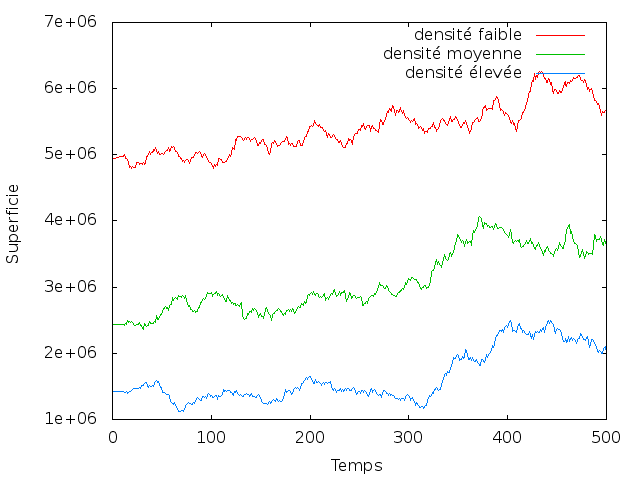

Write the gnuplot code that produced this figure.
set terminal png
set output 'area_ALL.png'

set xlabel 'Temps'
set ylabel 'Superficie'

plot "area_LOW.dat" with lines title "densité faible",\
     "area_MEDIUM.dat" with lines title "densité moyenne",\
     "area_HIGH.dat" with lines title "densité élevée"
